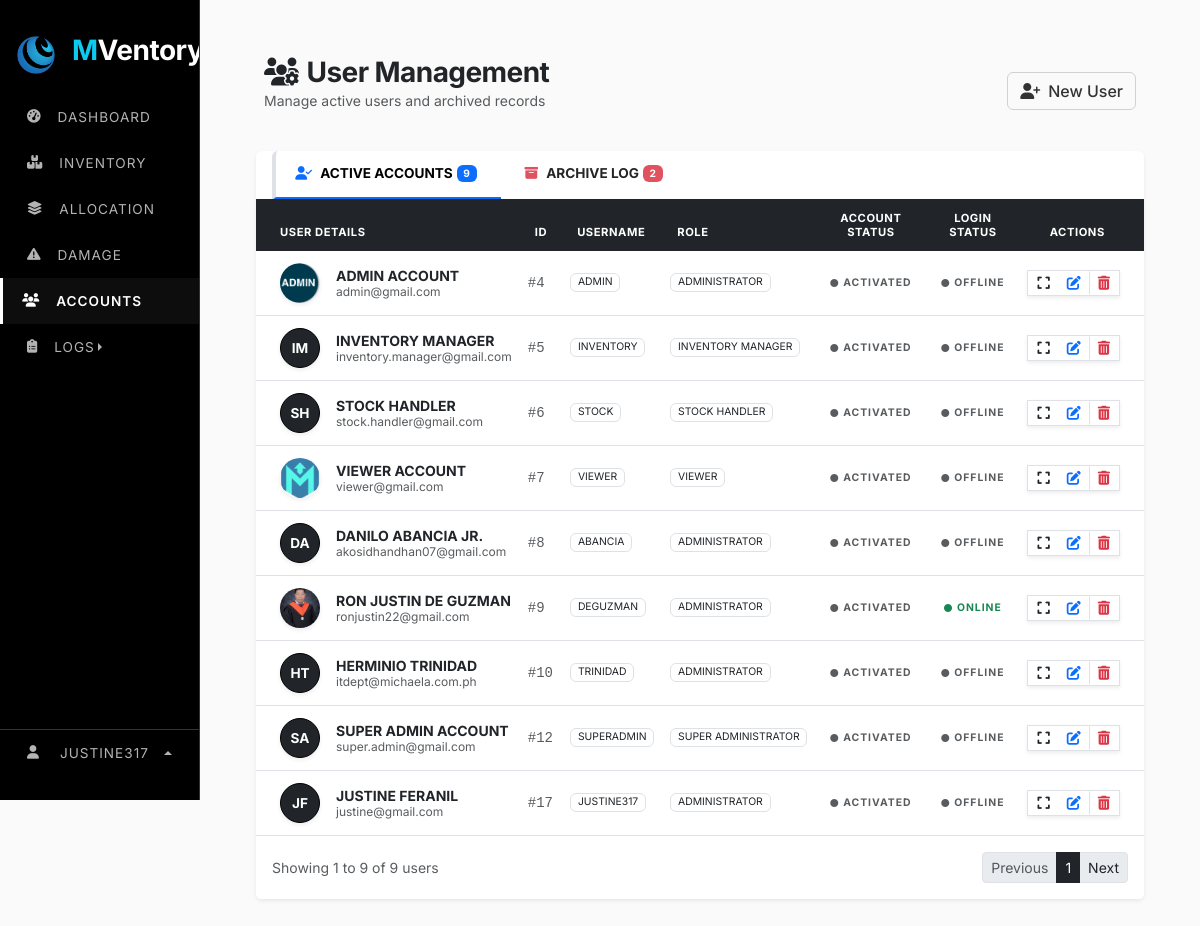
The app's page /web_content/accounts.php (signed in), older data.
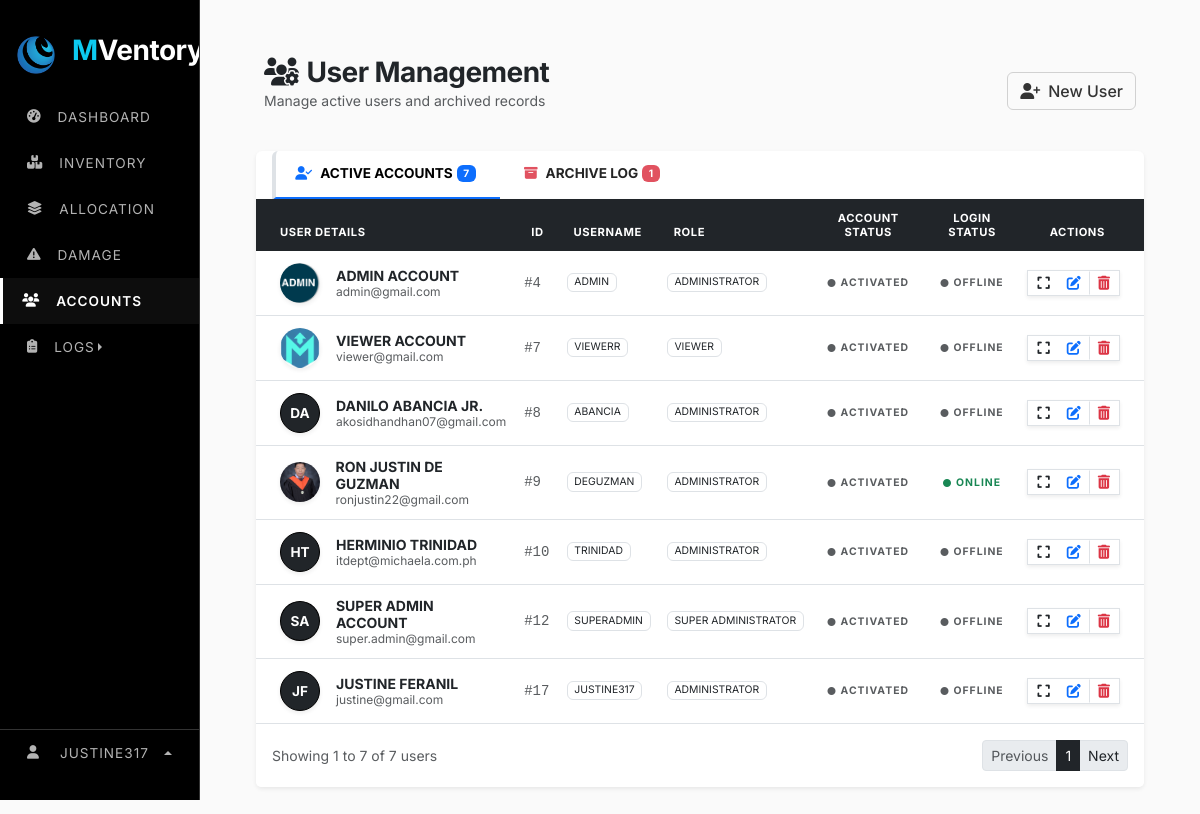
The same page, newer data.
### tables this page shows
CREATE TABLE `system_settings` (
  `setting_key` varchar(100) NOT NULL,
  `setting_value` varchar(255) NOT NULL,
  `setting_type` enum('string','number','boolean','select') NOT NULL,
  `category` enum('general','inventory','notifications','security') NOT NULL,
  `description` varchar(255) DEFAULT NULL,
  PRIMARY KEY (`setting_key`)
);

CREATE TABLE `users` (
  `user_id` int(11) NOT NULL AUTO_INCREMENT,
  `role_id` varchar(15) NOT NULL,
  `username` varchar(9999) NOT NULL,
  `first_name` varchar(100) NOT NULL,
  `last_name` varchar(100) NOT NULL,
  `phone` varchar(11) NOT NULL,
  `address` varchar(500) DEFAULT NULL,
  `role` varchar(30) NOT NULL,
  `status` varchar(20) NOT NULL DEFAULT 'active',
  `email` varchar(150) NOT NULL,
  `password` varchar(255) NOT NULL,
  `profile_image` varchar(999) NOT NULL,
  `is_active` tinyint(1) DEFAULT 1,
  `is_login` tinyint(1) NOT NULL,
  `last_login` datetime DEFAULT NULL,
  `created_at` timestamp NOT NULL DEFAULT current_timestamp(),
  `deleted_at` timestamp NULL DEFAULT NULL,
  `last_activity` datetime DEFAULT current_timestamp(),
  PRIMARY KEY (`user_id`),
  UNIQUE KEY `email` (`email`)
);

### web_content/accounts.php (the view, shortened to what the rows shown need)
<?php
include "../render/connection.php";
include "../src/cdn/cdn_links.php";
$limit = 10;
function get_offset($param, $limit) {
    $page = isset($_GET[$param]) && is_numeric($_GET[$param]) ? (int)$_GET[$param] : 1;
    return ($page < 1) ? 0 : ($page - 1) * $limit;
}
$offset = get_offset('page', $limit);
$user_result = $conn->query("SELECT * FROM USERS LIMIT $limit OFFSET $offset");
?>
<!doctype html>
<html lang="en">
    <head>
        <link rel="stylesheet" href="../src/style/main_style.css">
        <link rel="stylesheet" href="../src/style/accounts_style.css">
    </head>
    <body>
        <div class="row">
            <div class="col-lg-2">
                <?php include "../nav/sidebar_nav.php"; ?>
            </div>
            <div class="col">
                <div class="main-content">
                    <div class="container mt-4">
                        <div class="tab-content">
                            <div class="tab-pane fade show active" id="active-content">
                                <div class="card shadow-sm border-0 rounded-0 rounded-bottom">
                                    <div class="table-responsive">
                                        <table class="table table-hover align-middle mb-0">
                                            <thead class="table-dark">
                                                <tr>
                                                    <th class="ps-4 text-muted small">USER DETAILS</th>
                                                    <th class="text-muted small">ID</th>
                                                    <th class="text-muted small">USERNAME</th>
                                                    <th class="text-muted small">ROLE</th>
                                                    <th class="text-muted small text-center">ACCOUNT STATUS</th>
                                                    <th class="text-muted small text-center">LOGIN STATUS</th>
                                                    <th class="text-center text-muted small pe-4">ACTIONS</th>
                                                </tr>
                                            </thead>
                                            <tbody>
                                                <?php while($row = $user_result->fetch_assoc()):
                                                    $initials = strtoupper(substr($row['first_name'],0,1).substr($row['last_name'],0,1));
                                                ?>
                                                <tr>
                                                    <td class="ps-4">
                                                        <div class="d-flex align-items-center py-1">
                                                            <?php if (!empty($row['profile_image']) && file_exists($row['profile_image'])): ?>
                                                                <img src="<?= $row['profile_image'] ?>" class="me-3 shadow-sm" style="width: 40px; height: 40px; object-fit: cover; border-radius: 5rem;">
                                                            <?php else: ?>
                                                                <div class="me-3 d-flex align-items-center justify-content-center bg-dark text-white fw-bold shadow-sm rounded-circle" style="width: 40px; height: 40px; font-size: 0.85rem; border: 1px solid #000;"><?= $initials ?></div>
                                                            <?php endif; ?>
                                                            <div>
                                                                <div class="fw-bold text-dark mb-0 small text-uppercase"><?= $row['first_name'].' '.$row['last_name'] ?></div>
                                                                <div class="text-muted" style="font-size: 0.75rem;"><?= $row['email'] ?></div>
                                                            </div>
                                                        </div>
                                                    </td>
                                                    <td><span class="text-muted font-monospace small">#<?= $row['user_id'] ?></span></td>
                                                    <td><span class="badge border text-dark fw-normal text-uppercase" style="font-size: 0.65rem;"><?= $row['username'] ?></span></td>
                                                    <td><span class="badge border text-dark fw-normal text-uppercase" style="font-size: 0.65rem;"><?= $row['role'] ?></span></td>
                                                    <td class="text-center">
                                                        <span class="fw-bold <?= ($row['status'] == 'ACTIVE') ? 'text-dark' : 'text-muted' ?>" style="font-size: 0.65rem; letter-spacing: 1px;">
                                                            <i class="fa-solid fa-circle me-1" style="font-size: 0.5rem;"></i><?= ($row['status'] == 'active') ? 'ACTIVATED' : 'DEACTIVATED' ?>
                                                        </span>
                                                    </td>
                                                    <td class="text-center">
                                                        <span class="fw-bold <?= ($row['is_login'] == 1) ? 'text-success status-pulse' : 'text-muted' ?>" style="font-size: 0.65rem; letter-spacing: 1px;">
                                                            <i class="fa-solid fa-circle me-1" style="font-size: 0.5rem;"></i><?= ($row['is_login'] == 1) ? 'ONLINE' : 'OFFLINE' ?>
                                                        </span>
                                                    </td>
                                                    <td class="text-center pe-4">
                                                        <div class="btn-group btn-group-sm border rounded-0 shadow-sm">
                                                            <button class="btn btn-link text-dark py-1"
                                                                    data-bs-toggle="modal"
                                                                    data-bs-target="#viewUserModal"
                                                                    data-id="<?= $row['user_id'] ?>"
                                                                    data-username="<?= $row['username'] ?>"
                                                                    data-fname="<?= $row['first_name'] ?>"
                                                                    data-lname="<?= $row['last_name'] ?>"
                                                                    data-email="<?= $row['email'] ?>"
                                                                    data-role="<?= $row['role'] ?>"
                                                                    data-status="<?= $row['status'] ?>"
                                                                    data-phone="<?= $row['phone'] ?>"
                                                                    data-address="<?= $row['address'] ?? 'No address provided' ?>"
                                                                    data-created="<?= date('M d, Y', strtotime($row['created_at'])) ?>"
                                                                    data-lastlogin="<?= $row['last_login'] ? date('M d, Y h:i A', strtotime($row['last_login'])) : 'Never' ?>"
                                                                    data-img="<?= $row['profile_image'] ?>"
                                                                    data-initials="<?= $initials ?>">
                                                                <i class="fa-solid fa-expand"></i>
                                                            </button>
                                                            <button type="button"
                                                                class="btn btn-sm btn-link "
                                                                data-bs-toggle="modal"
                                                                data-bs-target="#editUserModal"
                                                                data-id="<?= $row['user_id']; ?>"
                                                                data-username="<?= $row['username']; ?>"
                                                                data-status="<?= $row['status']; ?>">
                                                                <i class="fa-solid fa-pen-to-square"></i>
                                                            </button>
                                                            <button type="button"
                                                                class="btn btn-sm btn-link text-danger border-start"
                                                                data-bs-toggle="modal"
                                                                data-bs-target="#deleteUserModal"
                                                                data-id="<?= $row['user_id'] ?>"
                                                                data-username="<?= $row['username'] ?>"
                                                                data-fname="<?= $row['first_name'] ?>"
                                                                data-lname="<?= $row['last_name'] ?>"
                                                                data-email="<?= $row['email'] ?>"
                                                                data-role="<?= $row['role'] ?>"
                                                                data-status="<?= $row['status'] ?>"
                                                                data-phone="<?= $row['phone'] ?>"
                                                                data-address="<?= $row['address'] ?? 'No address provided' ?>"
                                                                data-created="<?= date('M d, Y', strtotime($row['created_at'])) ?>"
                                                                data-lastlogin="<?= $row['last_login'] ? date('M d, Y h:i A', strtotime($row['last_login'])) : 'Never' ?>"
                                                                data-img="<?= $row['profile_image'] ?>"
                                                                data-initials="<?= $initials ?>">
                                                                <i class="fa-solid fa-trash-can"></i>
                                                            </button>
                                                        </div>
                                                    </td>
                                                </tr>
                                                <?php endwhile; ?>
                                            </tbody>
                                        </table>
                                    </div>
                                </div>
                            </div>
                        </div>
                    </div>
                </div>
            </div>
        </div>
    </body>
</html>

### nav/sidebar_nav.php (shortened to what the rows shown need)
<?php
$app_name = "SELECT setting_value FROM system_settings WHERE setting_key = 'app_name'";
$result = $conn->query($app_name);
if ($result && $result->num_rows > 0) {
    $row = $result->fetch_assoc();
    $app_name_value = $row['setting_value'];
} else {
    $app_name_value = "MVentory";
}
$words = explode(" ", $app_name_value);
if (count($words) > 1) {
    $first_part = '<span class="text-info">' . htmlspecialchars($words[0]) . '</span>';
    array_shift($words);
    $second_part = htmlspecialchars(implode("", $words));
    $display_name = $first_part . $second_part;
} else {
    $display_name = htmlspecialchars($app_name_value);
}
$app_logo = "SELECT setting_value FROM system_settings WHERE setting_key = 'app_logo'";
$result_logo = $conn->query($app_logo);
if ($result_logo && $result_logo->num_rows > 0) {
    $row_logo = $result_logo->fetch_assoc();
    $app_logo_value = $row_logo['setting_value'];
} else {
    $app_logo_value = "default_logo.png";
}
?>
<link rel="stylesheet" href="../src/style/navbar_style.css">
<div class="sidebar-stark" id="sidebar">
    <div class="sidebar-header">
        <img src="../src/image/logo/<?php echo $app_logo_value; ?>" width="40" alt="Logo">
        <h3 class="ms-3 fw-bold text-white logo-text"><?php echo $display_name; ?></h3>
    </div>
</div>

Row changes from the older to the newer data that the page shows:
removed users: initials "IM", first_name "INVENTORY", last_name "MANAGER", email "inventory.manager@gmail.com", user_id "5", username "INVENTORY", role "INVENTORY MANAGER", status "ACTIVATED", is_login "OFFLINE"
removed users: initials "SH", first_name "STOCK", last_name "HANDLER", email "stock.handler@gmail.com", user_id "6", username "STOCK", role "STOCK HANDLER", status "ACTIVATED", is_login "OFFLINE"
changed users "VIEWER": username "VIEWER" → "VIEWERR"
Text that changed along with them:
$total_active: "9" → "7"
$total_archived: "2" → "1"
min($offset+$limit, $total_active): "9" → "7"
